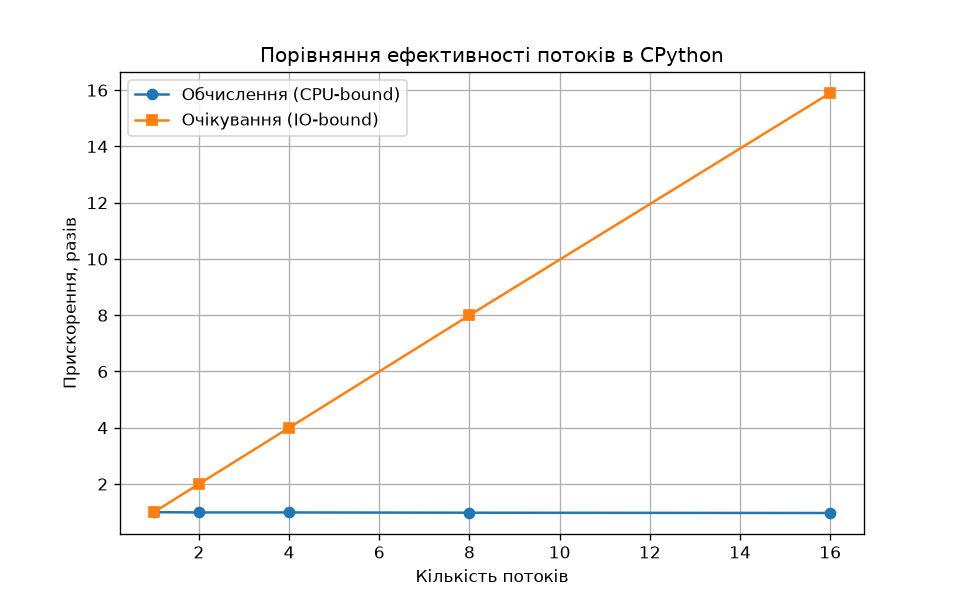

Here is the Python script that generated this plot:
import os
import matplotlib.pyplot as plt

# Автоматично створюємо папку 2-potoky, якщо її ще немає
os.makedirs("2-potoky", exist_ok=True)

potoky = [1, 2, 4, 8, 16]
obchyslennya = [1.00, 0.99, 0.99, 0.98, 0.97]
ochikuvannya = [1.0, 2.0, 4.0, 8.0, 15.9]

plt.figure(figsize=(8, 5))
plt.plot(potoky, obchyslennya, "o-", label="Обчислення (CPU-bound)")
plt.plot(potoky, ochikuvannya, "s-", label="Очікування (IO-bound)")
plt.xlabel("Кількість потоків")
plt.ylabel("Прискорення, разів")
plt.title("Порівняння ефективності потоків в CPython")
plt.legend()
plt.grid(True)

plt.savefig("2-potoky/grafik.png", dpi=120)
print("Графік успішно збережено у 2-potoky/grafik.png")
